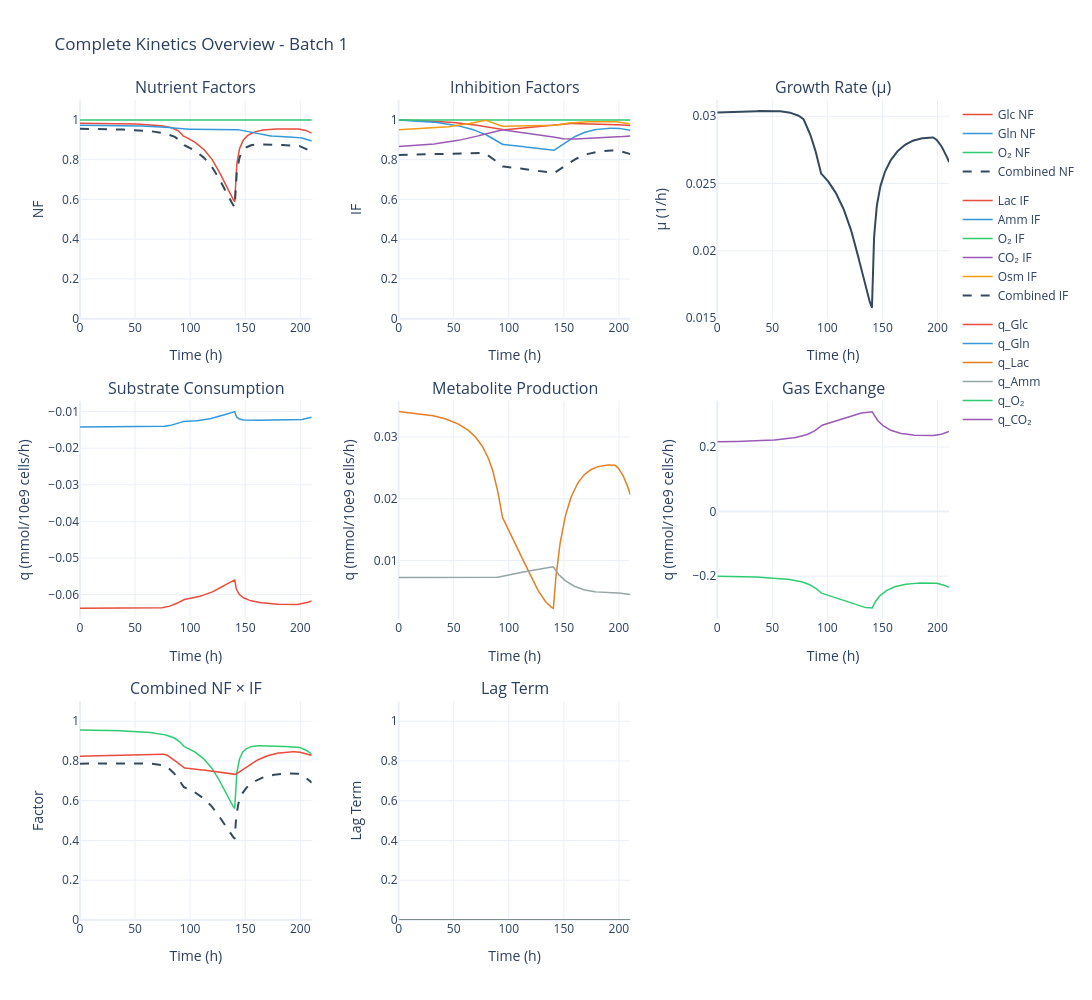

Source (notebook cell):
### Code cell
sim.data.plot_kinetics()

### Figure 1 — Plotly figure (JSON) as saved in the notebook; plotly's stock layout.template omitted (floating-point values rounded to 4 significant figures; data arrays with more than 128 entries replaced by an {"elided": "..."} marker saying what was removed)
{"data": [{"legendgroup": "NF", "line": {"color": "#E74C3C", "width": 1.5}, "mode": "lines", "name": "Glc NF", "type": "scatter", "x": {"elided": "293 float values"}, "xaxis": "x", "y": {"elided": "293 float values"}, "yaxis": "y"}, {"legendgroup": "NF", "line": {"color": "#3498DB", "width": 1.5}, "mode": "lines", "name": "Gln NF", "type": "scatter", "x": {"elided": "293 float values"}, "xaxis": "x", "y": {"elided": "293 float values"}, "yaxis": "y"}, {"legendgroup": "NF", "line": {"color": "#2ECC71", "width": 1.5}, "mode": "lines", "name": "O₂ NF", "type": "scatter", "x": {"elided": "293 float values"}, "xaxis": "x", "y": {"elided": "293 float values"}, "yaxis": "y"}, {"legendgroup": "NF", "line": {"color": "#34495E", "dash": "dash", "width": 2}, "mode": "lines", "name": "Combined NF", "type": "scatter", "x": {"elided": "293 float values"}, "xaxis": "x", "y": {"elided": "293 float values"}, "yaxis": "y"}, {"legendgroup": "IF", "line": {"color": "#E74C3C", "width": 1.5}, "mode": "lines", "name": "Lac IF", "type": "scatter", "x": {"elided": "293 float values"}, "xaxis": "x2", "y": {"elided": "293 float values"}, "yaxis": "y2"}, {"legendgroup": "IF", "line": {"color": "#3498DB", "width": 1.5}, "mode": "lines", "name": "Amm IF", "type": "scatter", "x": {"elided": "293 float values"}, "xaxis": "x2", "y": {"elided": "293 float values"}, "yaxis": "y2"}, {"legendgroup": "IF", "line": {"color": "#2ECC71", "width": 1.5}, "mode": "lines", "name": "O₂ IF", "type": "scatter", "x": {"elided": "293 float values"}, "xaxis": "x2", "y": {"elided": "293 float values"}, "yaxis": "y2"}, {"legendgroup": "IF", "line": {"color": "#9B59B6", "width": 1.5}, "mode": "lines", "name": "CO₂ IF", "type": "scatter", "x": {"elided": "293 float values"}, "xaxis": "x2", "y": {"elided": "293 float values"}, "yaxis": "y2"}, {"legendgroup": "IF", "line": {"color": "#F39C12", "width": 1.5}, "mode": "lines", "name": "Osm IF", "type": "scatter", "x": {"elided": "293 float values"}, "xaxis": "x2", "y": {"elided": "293 float values"}, "yaxis": "y2"}, {"legendgroup": "IF", "line": {"color": "#34495E", "dash": "dash", "width": 2}, "mode": "lines", "name": "Combined IF", "type": "scatter", "x": {"elided": "293 float values"}, "xaxis": "x2", "y": {"elided": "293 float values"}, "yaxis": "y2"}, {"line": {"color": "#34495E", "width": 2}, "mode": "lines", "name": "μ", "showlegend": false, "type": "scatter", "x": {"elided": "293 float values"}, "xaxis": "x3", "y": {"elided": "293 float values"}, "yaxis": "y3"}, {"legendgroup": "rates", "line": {"color": "#E74C3C", "width": 1.5}, "mode": "lines", "name": "q_Glc", "type": "scatter", "x": {"elided": "293 float values"}, "xaxis": "x4", "y": {"elided": "293 float values"}, "yaxis": "y4"}, {"legendgroup": "rates", "line": {"color": "#3498DB", "width": 1.5}, "mode": "lines", "name": "q_Gln", "type": "scatter", "x": {"elided": "293 float values"}, "xaxis": "x4", "y": {"elided": "293 float values"}, "yaxis": "y4"}, {"legendgroup": "rates", "line": {"color": "#E67E22", "width": 1.5}, "mode": "lines", "name": "q_Lac", "type": "scatter", "x": {"elided": "293 float values"}, "xaxis": "x5", "y": {"elided": "293 float values"}, "yaxis": "y5"}, {"legendgroup": "rates", "line": {"color": "#95A5A6", "width": 1.5}, "mode": "lines", "name": "q_Amm", "type": "scatter", "x": {"elided": "293 float values"}, "xaxis": "x5", "y": {"elided": "293 float values"}, "yaxis": "y5"}, {"legendgroup": "rates", "line": {"color": "#2ECC71", "width": 1.5}, "mode": "lines", "name": "q_O₂", "type": "scatter", "x": {"elided": "293 float values"}, "xaxis": "x6", "y": {"elided": "293 float values"}, "yaxis": "y6"}, {"legendgroup": "rates", "line": {"color": "#9B59B6", "width": 1.5}, "mode": "lines", "name": "q_CO₂", "type": "scatter", "x": {"elided": "293 float values"}, "xaxis": "x6", "y": {"elided": "293 float values"}, "yaxis": "y6"}, {"line": {"color": "#2ECC71", "width": 1.5}, "mode": "lines", "name": "NF", "showlegend": false, "type": "scatter", "x": {"elided": "293 float values"}, "xaxis": "x7", "y": {"elided": "293 float values"}, "yaxis": "y7"}, {"line": {"color": "#E74C3C", "width": 1.5}, "mode": "lines", "name": "IF", "showlegend": false, "type": "scatter", "x": {"elided": "293 float values"}, "xaxis": "x7", "y": {"elided": "293 float values"}, "yaxis": "y7"}, {"line": {"color": "#34495E", "dash": "dash", "width": 2}, "mode": "lines", "name": "NF × IF", "showlegend": false, "type": "scatter", "x": {"elided": "293 float values"}, "xaxis": "x7", "y": {"elided": "293 float values"}, "yaxis": "y7"}, {"line": {"color": "#7F8C8D", "width": 2}, "mode": "lines", "name": "Lag", "showlegend": false, "type": "scatter", "x": {"elided": "293 float values"}, "xaxis": "x8", "y": {"elided": "293 float values"}, "yaxis": "y8"}], "layout": {"annotations": [{"font": {"size": 16}, "showarrow": false, "text": "Nutrient Factors", "x": 0.1333, "xanchor": "center", "xref": "paper", "y": 1, "yanchor": "bottom", "yref": "paper"}, {"font": {"size": 16}, "showarrow": false, "text": "Inhibition Factors", "x": 0.5, "xanchor": "center", "xref": "paper", "y": 1, "yanchor": "bottom", "yref": "paper"}, {"font": {"size": 16}, "showarrow": false, "text": "Growth Rate (μ)", "x": 0.8667, "xanchor": "center", "xref": "paper", "y": 1, "yanchor": "bottom", "yref": "paper"}, {"font": {"size": 16}, "showarrow": false, "text": "Substrate Consumption", "x": 0.1333, "xanchor": "center", "xref": "paper", "y": 0.6333, "yanchor": "bottom", "yref": "paper"}, {"font": {"size": 16}, "showarrow": false, "text": "Metabolite Production", "x": 0.5, "xanchor": "center", "xref": "paper", "y": 0.6333, "yanchor": "bottom", "yref": "paper"}, {"font": {"size": 16}, "showarrow": false, "text": "Gas Exchange", "x": 0.8667, "xanchor": "center", "xref": "paper", "y": 0.6333, "yanchor": "bottom", "yref": "paper"}, {"font": {"size": 16}, "showarrow": false, "text": "Combined NF × IF", "x": 0.1333, "xanchor": "center", "xref": "paper", "y": 0.2667, "yanchor": "bottom", "yref": "paper"}, {"font": {"size": 16}, "showarrow": false, "text": "Lag Term", "x": 0.5, "xanchor": "center", "xref": "paper", "y": 0.2667, "yanchor": "bottom", "yref": "paper"}], "height": 1000, "hovermode": "x unified", "legend": {"orientation": "v", "x": 1.01, "xanchor": "left", "y": 1, "yanchor": "top"}, "showlegend": true, "title": {"text": "Complete Kinetics Overview - Batch 1"}, "width": 1400, "xaxis": {"anchor": "y", "domain": [0, 0.2667], "title": {"text": "Time (h)"}}, "xaxis2": {"anchor": "y2", "domain": [0.3667, 0.6333], "title": {"text": "Time (h)"}}, "xaxis3": {"anchor": "y3", "domain": [0.7333, 1], "title": {"text": "Time (h)"}}, "xaxis4": {"anchor": "y4", "domain": [0, 0.2667], "title": {"text": "Time (h)"}}, "xaxis5": {"anchor": "y5", "domain": [0.3667, 0.6333], "title": {"text": "Time (h)"}}, "xaxis6": {"anchor": "y6", "domain": [0.7333, 1], "title": {"text": "Time (h)"}}, "xaxis7": {"anchor": "y7", "domain": [0, 0.2667], "title": {"text": "Time (h)"}}, "xaxis8": {"anchor": "y8", "domain": [0.3667, 0.6333], "title": {"text": "Time (h)"}}, "xaxis9": {"anchor": "y9", "domain": [0.7333, 1], "title": {"text": "Time (h)"}}, "yaxis": {"anchor": "x", "domain": [0.7333, 1], "range": [0, 1.1], "title": {"text": "NF"}}, "yaxis2": {"anchor": "x2", "domain": [0.7333, 1], "range": [0, 1.1], "title": {"text": "IF"}}, "yaxis3": {"anchor": "x3", "domain": [0.7333, 1], "title": {"text": "μ (1/h)"}}, "yaxis4": {"anchor": "x4", "domain": [0.3667, 0.6333], "title": {"text": "q (mmol/10e9 cells/h)"}}, "yaxis5": {"anchor": "x5", "domain": [0.3667, 0.6333], "title": {"text": "q (mmol/10e9 cells/h)"}}, "yaxis6": {"anchor": "x6", "domain": [0.3667, 0.6333], "title": {"text": "q (mmol/10e9 cells/h)"}}, "yaxis7": {"anchor": "x7", "domain": [0, 0.2667], "range": [0, 1.1], "title": {"text": "Factor"}}, "yaxis8": {"anchor": "x8", "domain": [0, 0.2667], "range": [0, 1.1], "title": {"text": "Lag Term"}}, "yaxis9": {"anchor": "x9", "domain": [0, 0.2667]}}}
